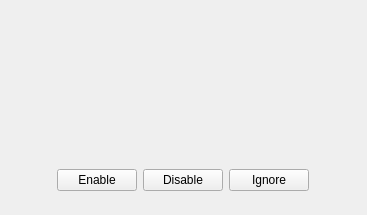
<?xml version="1.0" encoding="UTF-8"?>
<ui version="4.0">
 <class>DetectRecordingDialog</class>
 <widget class="QDialog" name="DetectRecordingDialog">
  <property name="geometry">
   <rect>
    <x>0</x>
    <y>0</y>
    <width>367</width>
    <height>215</height>
   </rect>
  </property>
  <property name="windowTitle">
   <string>DetectRecording</string>
  </property>
  <layout class="QVBoxLayout" name="verticalLayout">
   <property name="spacing">
    <number>0</number>
   </property>
   <property name="leftMargin">
    <number>0</number>
   </property>
   <property name="topMargin">
    <number>0</number>
   </property>
   <property name="rightMargin">
    <number>0</number>
   </property>
   <property name="bottomMargin">
    <number>0</number>
   </property>
   <item>
    <widget class="QWidget" name="mainWidget" native="true">
     <layout class="QVBoxLayout" name="verticalLayout_2">
      <property name="spacing">
       <number>0</number>
      </property>
      <property name="leftMargin">
       <number>0</number>
      </property>
      <property name="topMargin">
       <number>0</number>
      </property>
      <property name="rightMargin">
       <number>0</number>
      </property>
      <property name="bottomMargin">
       <number>0</number>
      </property>
      <item>
       <widget class="TitleBar" name="titleBar" native="true">
        <property name="minimumSize">
         <size>
          <width>0</width>
          <height>48</height>
         </size>
        </property>
        <property name="maximumSize">
         <size>
          <width>16777215</width>
          <height>48</height>
         </size>
        </property>
       </widget>
      </item>
      <item>
       <widget class="QWidget" name="contentWidget" native="true">
        <layout class="QVBoxLayout" name="verticalLayout_3">
         <property name="leftMargin">
          <number>24</number>
         </property>
         <property name="topMargin">
          <number>24</number>
         </property>
         <property name="rightMargin">
          <number>24</number>
         </property>
         <property name="bottomMargin">
          <number>24</number>
         </property>
         <item alignment="Qt::AlignHCenter|Qt::AlignVCenter">
          <widget class="QLabel" name="tips">
           <property name="text">
            <string/>
           </property>
           <property name="alignment">
            <set>Qt::AlignCenter</set>
           </property>
           <property name="wordWrap">
            <bool>true</bool>
           </property>
          </widget>
         </item>
         <item>
          <spacer name="verticalSpacer">
           <property name="orientation">
            <enum>Qt::Vertical</enum>
           </property>
           <property name="sizeHint" stdset="0">
            <size>
             <width>20</width>
             <height>40</height>
            </size>
           </property>
          </spacer>
         </item>
         <item>
          <layout class="QHBoxLayout" name="horizontalLayout">
           <item>
            <spacer name="horizontalSpacer">
             <property name="orientation">
              <enum>Qt::Horizontal</enum>
             </property>
             <property name="sizeHint" stdset="0">
              <size>
               <width>40</width>
               <height>20</height>
              </size>
             </property>
            </spacer>
           </item>
           <item>
            <widget class="QPushButton" name="enable">
             <property name="minimumSize">
              <size>
               <width>80</width>
               <height>0</height>
              </size>
             </property>
             <property name="cursor">
              <cursorShape>PointingHandCursor</cursorShape>
             </property>
             <property name="focusPolicy">
              <enum>Qt::NoFocus</enum>
             </property>
             <property name="text">
              <string>Enable</string>
             </property>
             <property name="autoDefault">
              <bool>false</bool>
             </property>
             <property name="ButtonStyle" stdset="0">
              <string>normal</string>
             </property>
            </widget>
           </item>
           <item>
            <widget class="QPushButton" name="disable">
             <property name="minimumSize">
              <size>
               <width>80</width>
               <height>0</height>
              </size>
             </property>
             <property name="cursor">
              <cursorShape>PointingHandCursor</cursorShape>
             </property>
             <property name="focusPolicy">
              <enum>Qt::NoFocus</enum>
             </property>
             <property name="text">
              <string>Disable</string>
             </property>
             <property name="autoDefault">
              <bool>false</bool>
             </property>
             <property name="ButtonStyle" stdset="0">
              <string>blue</string>
             </property>
            </widget>
           </item>
           <item>
            <widget class="QPushButton" name="ignore">
             <property name="minimumSize">
              <size>
               <width>80</width>
               <height>0</height>
              </size>
             </property>
             <property name="cursor">
              <cursorShape>PointingHandCursor</cursorShape>
             </property>
             <property name="focusPolicy">
              <enum>Qt::NoFocus</enum>
             </property>
             <property name="text">
              <string>Ignore</string>
             </property>
             <property name="autoDefault">
              <bool>false</bool>
             </property>
             <property name="ButtonStyle" stdset="0">
              <string>normal</string>
             </property>
            </widget>
           </item>
           <item>
            <spacer name="horizontalSpacer_2">
             <property name="orientation">
              <enum>Qt::Horizontal</enum>
             </property>
             <property name="sizeHint" stdset="0">
              <size>
               <width>40</width>
               <height>20</height>
              </size>
             </property>
            </spacer>
           </item>
          </layout>
         </item>
        </layout>
       </widget>
      </item>
     </layout>
    </widget>
   </item>
  </layout>
 </widget>
 <customwidgets>
  <customwidget>
   <class>TitleBar</class>
   <extends>QWidget</extends>
   <header location="global">titlebar.h</header>
   <container>1</container>
  </customwidget>
 </customwidgets>
 <resources>
  <include location="../Resource.qrc"/>
  <include location="../Resource.qrc"/>
 </resources>
 <connections/>
</ui>
